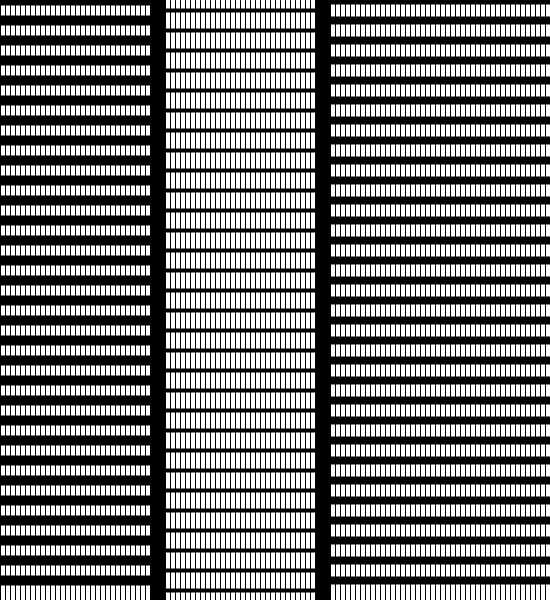
Frame 1 (no input)
Frame 60 (the mouse pressed at the canvas centre just before this capture): identical to frame 1, image omitted
Frame 120 (the mouse held since frame 60 and released just before this capture): identical to frame 1, image omitted

The Processing sketch that drew this single still picture (run headless with seeded random() and noise(); from frame 60 on, the mouse is pressed at the canvas centre):

// Processing sketch: processing_129390
// ── processing_129390.pde

void setup(){
  size(550,600);
}
void draw(){
  strokeWeight(10);
  background (255);
  int x=0;
  while(x<height){
  line(0,x,150,x);
  x=x+20;
  }
  strokeWeight(1);
  fill(0);
 rect(150,0,15,600);
 x=10;
  while(x<height){
    strokeWeight(4);
    line(165,x,315,x);
    x=x+20;
  }
  strokeWeight(1);
rect(315,0,15,600);
  x=0;
  while(x<height){
    strokeWeight(8);
    line(330,x,600,x);
    x=x+20;
    
  }
  x=0;
  while(x<width){
    strokeWeight(1);
    line(x,0,x,600);
    x=x+5;
  }
    
   
  
}
